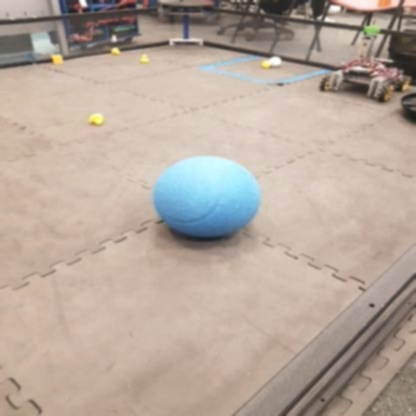
#> input picture yolov11s/dataset_balanced/train/images/blue--102-_png_jpg.rf.7ad6637a971ae6161eb40f4b3910b729_aug23.jpg, 416 x 416 px; its folder holds 4 pictures in this run
$ python train_classifier.py
#> lines starting #> are read from the running program, lines starting #| are printed output that depends on the picture
import os
from skimage.io import	imread
from skimage.transform import resize
import numpy as np
from sklearn.model_selection import train_test_split
from sklearn.model_selection import GridSearchCV
from sklearn.svm import SVC
from sklearn.metrics import accuracy_score
from sklearn.metrics import confusion_matrix
import matplotlib.pyplot as plt
import seaborn as sns
import joblib
import cv2
import json

#=========VARS==========
SEED = 50

# input_dir ='Data'
#data
input_dir_train = '../yolov11s/dataset_balanced/train/images'
input_dir_test= '../yolov11s/dataset_balanced/test/images'


category_keywords = {
    'cubo': ['cube'],
    'esfera': ['blue--', 'sphere']
}

#=========DATA PROCESS=========

def process_data_with_opencv(input_dir, category_keywords):
    '''Adicionando Imgs com Resize usando opencv'''

    data = []
    labels = []

    if not os.path.exists(input_dir):
        print('O diretório {} não existe!'.format(input_dir))
        exit()

    # Mapear índices para categorias
    categories = list(category_keywords.keys())
    print(f"Categorias definidas: {categories}")

    # Listar todos os arquivos de imagem
    image_files = [f for f in os.listdir(input_dir)
                   if f.lower().endswith(('.png', '.jpg', '.jpeg', '.bmp', '.tiff'))]

    print(f"Encontrados {len(image_files)} arquivos de imagem")

    for img_file in image_files:
        img_path = os.path.join(input_dir, img_file)

        # Determinar a categoria baseada no nome do arquivo
        category_found = None
        category_idx = None

        for idx, (category_name, keywords) in enumerate(category_keywords.items()):
            for keyword in keywords:
                if keyword in img_file:
                    category_found = category_name
                    category_idx = idx
                    break
            if category_found:
                break

        # Se não encontrou categoria, pular esta imagem
        if category_found is None:
            print(f"Aviso: Não foi possível identificar categoria para {img_file}")
            continue

        try:
            # Ler imagem com OpenCV
            img = cv2.imread(img_path)
#> img is the input picture: shape (416, 416, 3); mean B, G, R 156.4, 168, 183
            if img is None:
                print(f"Erro: Não foi possível ler a imagem {img_file}")
                continue

            # Converter BGR para RGB
            img = cv2.cvtColor(img, cv2.COLOR_BGR2RGB)

            # Redimensionar
            img = cv2.resize(img, (64, 64))
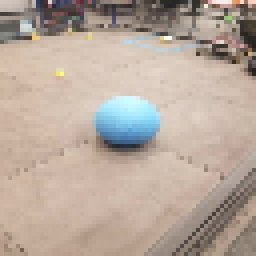
#> img: shape (64, 64, 3) (shown 4 times larger); mean R, G, B 183, 167.9, 156.3

            # Achatar e adicionar aos dados
            data.append(img.flatten())
            labels.append(category_idx)

            print(f"Processado: {img_file[:30]}... -> Categoria: {category_found}")

        except Exception as e:
            print(f"Erro ao processar {img_file}: {e}")
#> pass 2 of the loop in process_data_with_opencv, `for img_file in image_files:`:
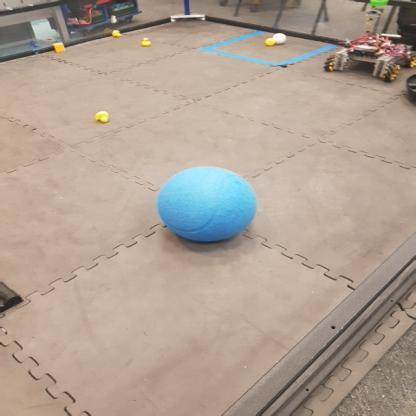
#> input picture yolov11s/dataset_balanced/train/images/blue--103-_png_jpg.rf.68830814ba22936e7ffb455dd0b7cc1f.jpg, 416 x 416 px
#> in process_data_with_opencv, img is the input picture: shape (416, 416, 3); mean B, G, R 147.8, 160.9, 176.5
#> in process_data_with_opencv, `img = cv2.resize(img, (64, 64))`:
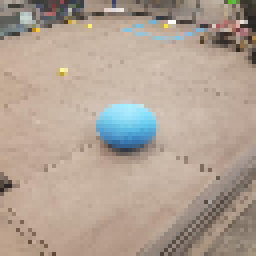
#> img: shape (64, 64, 3) (shown 4 times larger); mean R, G, B 176.8, 161.1, 148
#> pass 3 of the loop in process_data_with_opencv, `for img_file in image_files:`:
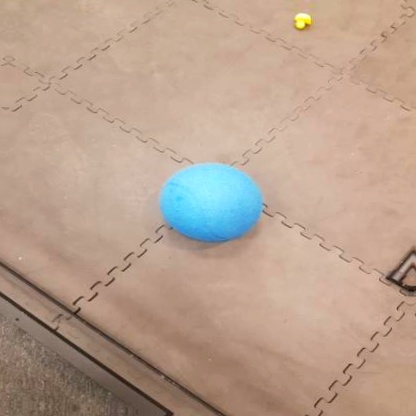
#> input picture yolov11s/dataset_balanced/train/images/blue--105-_png_jpg.rf.c6a21fdc5e8e4293a66ba4100f3eaa0f_aug25.jpg, 416 x 416 px
#> in process_data_with_opencv, img is the input picture: shape (416, 416, 3); mean B, G, R 142.6, 160, 184.4
#> in process_data_with_opencv, `img = cv2.resize(img, (64, 64))`:
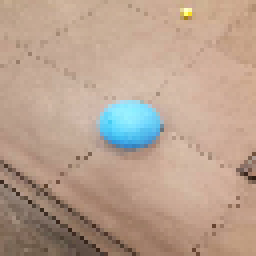
#> img: shape (64, 64, 3) (shown 4 times larger); mean R, G, B 184.4, 159.9, 142.6
#> the loop made 4 passes; the first 3 are shown
#> pass 2 of the loop in process_data_with_opencv, `for img_file in image_files:`:
#> pass 3 of the loop in process_data_with_opencv, `for img_file in image_files:`:
#> the loop made 4 passes; the first 3 are shown

    print(f"\nTotal processado: {len(data)} imagens")
    print(f"Distribuição: {np.bincount(labels)}")

    return np.asarray(data), np.asarray(labels), categories


#=========METRICS=========

# [45 lines left out: functions show_metrics, save_model, not called in this run]

if __name__ == '__main__':

  data_train, labels_train, categories = process_data_with_opencv(input_dir_train, category_keywords)
  data_test, labels_test, _ = process_data_with_opencv(input_dir_test, category_keywords)

  print(f"\nShape dos dados de treino: {data_train.shape}")
#| Shape dos dados de treino: (4, 12288)
  print(f"Shape dos dados de teste: {data_test.shape}")
#| Shape dos dados de teste: (4, 12288)

  # Separa em conjuntos de treino e teste
  x_train, y_train = data_train, labels_train
  x_test, y_test = data_test, labels_test

  #=========CLASSIFIER=========

  # Definindo o modelo
  classifier = SVC()

  parameters = [{
        'gamma': [0.01, 0.001, 0.0001],
        'C': [1, 10, 100, 1000],
        'kernel': ['rbf', 'linear']
  }]

  grid_search = GridSearchCV(classifier,parameters)

  #treinando o modelo
  print(f"Treinando o modelo...")
#> (the run stopped early here; a loop or call above may not have finished)
